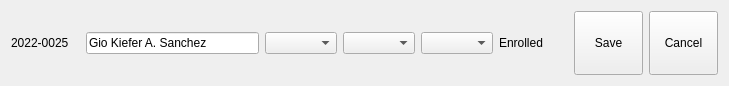
<?xml version="1.0" encoding="UTF-8"?>
<ui version="4.0">
 <class>Form</class>
 <widget class="QWidget" name="Form">
  <property name="geometry">
   <rect>
    <x>0</x>
    <y>0</y>
    <width>729</width>
    <height>86</height>
   </rect>
  </property>
  <property name="windowTitle">
   <string>Form</string>
  </property>
  <layout class="QGridLayout" name="gridLayout">
   <item row="0" column="0">
    <layout class="QHBoxLayout" name="horizontalLayout" stretch="2,5,2,2,2,2,2,2">
     <item>
      <widget class="QLabel" name="lbl_idNum">
       <property name="text">
        <string>2022-0025</string>
       </property>
      </widget>
     </item>
     <item>
      <widget class="QLineEdit" name="fld_fullName">
       <property name="text">
        <string>Gio Kiefer A. Sanchez</string>
       </property>
      </widget>
     </item>
     <item>
      <widget class="QComboBox" name="cbb_course"/>
     </item>
     <item>
      <widget class="QComboBox" name="cbb_yrLvl"/>
     </item>
     <item>
      <widget class="QComboBox" name="cbb_gender"/>
     </item>
     <item>
      <widget class="QLabel" name="lbl_status">
       <property name="text">
        <string>Enrolled</string>
       </property>
      </widget>
     </item>
     <item>
      <widget class="QPushButton" name="btn_save">
       <property name="sizePolicy">
        <sizepolicy hsizetype="Ignored" vsizetype="Minimum">
         <horstretch>0</horstretch>
         <verstretch>0</verstretch>
        </sizepolicy>
       </property>
       <property name="text">
        <string>Save</string>
       </property>
      </widget>
     </item>
     <item>
      <widget class="QPushButton" name="btn_cancel">
       <property name="sizePolicy">
        <sizepolicy hsizetype="Ignored" vsizetype="Minimum">
         <horstretch>0</horstretch>
         <verstretch>0</verstretch>
        </sizepolicy>
       </property>
       <property name="text">
        <string>Cancel</string>
       </property>
      </widget>
     </item>
    </layout>
   </item>
  </layout>
 </widget>
 <resources/>
 <connections/>
</ui>
